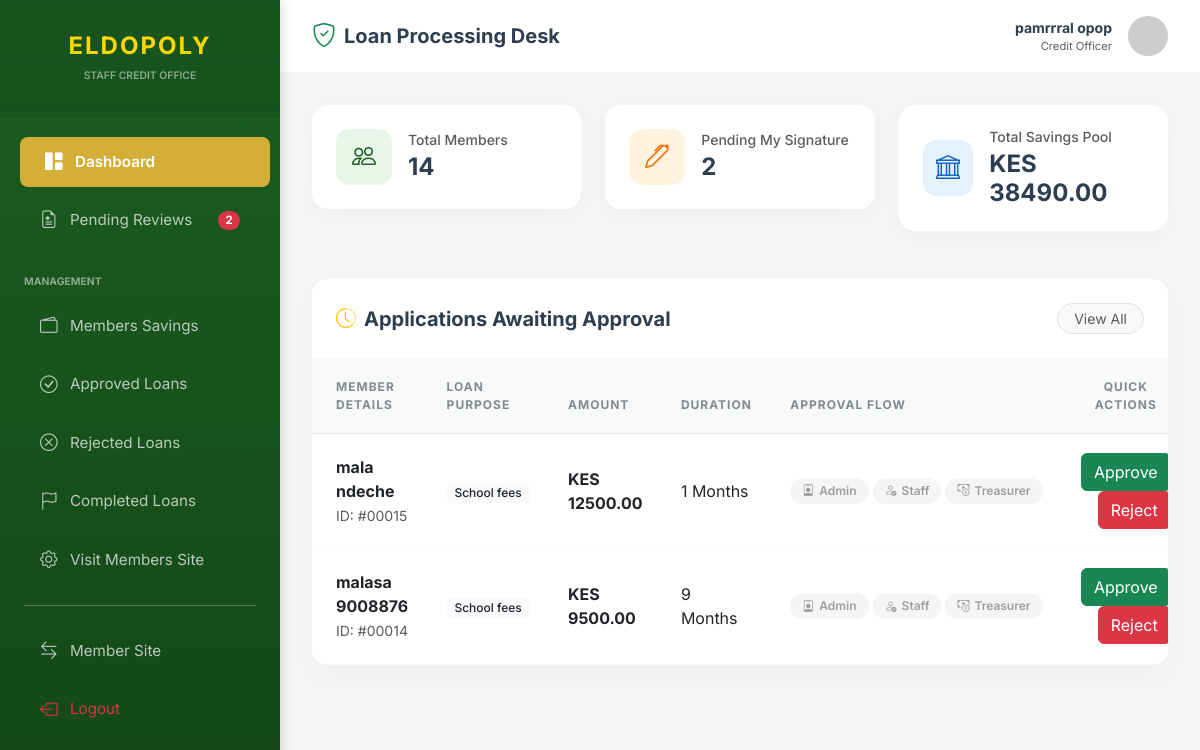
The page /staff_dashboard (signed in) on the database its author committed.
### Users/models.py (models this page shows, shortened)
class CustomUser(AbstractUser):
    USER_TYPE_CHOICES = (
        ('1', 'Admin'),
        ('2', 'Staff'),
        ('3', 'Treasurer'),
        ('4', 'Member'),
    )
    user_type = models.CharField(max_length=10, choices=USER_TYPE_CHOICES, default='4')
    email = models.EmailField(unique=True)
    is_verified = models.BooleanField(default=False)
    otp = models.CharField(max_length=6, blank=True, null=True)

class Profile(models.Model):
    GENDER_CHOICES = (
        ('M', 'Male'),
        ('F', 'Female'),
        ('O', 'Other'),
    )
    user = models.OneToOneField(CustomUser, on_delete=models.CASCADE)
    phone_number = models.CharField(
        max_length=12,
        validators=[validate_kenyan_phone]
    )
    id_number = models.CharField(max_length=20)
    membership_number = models.CharField(max_length=20, unique=True, null=True)
    pf_number = models.CharField(
        max_length=20,
        unique=True,
        null=True,
        validators=[validate_pf_number] # Add validator here
    )
    gender = models.CharField(max_length=1, choices=GENDER_CHOICES)
    address = models.CharField(max_length=255, blank=True, null=True)
    date_joined = models.DateField(auto_now_add=True)
    profile_picture = models.ImageField(upload_to='profiles/', blank=True, null=True)
    created_at = models.DateTimeField(auto_now_add=True)
    updated_at = models.DateTimeField(auto_now=True)

### home/models.py (models this page shows, shortened)
class Loan(models.Model):
    STATUS = (
    ('pending', 'Pending'),
    ('approved', 'Approved'),
    ('partially_approved', 'Partially Approved'),
    ('disbursed', 'Disbursed'),
    ('defaulted', 'Defaulted'),
    ('completed', 'Completed'),
    ('rejected', 'Rejected'),
)
    member = models.ForeignKey(Profile, on_delete=models.CASCADE,related_name="member_loans")
    purpose = models.ForeignKey(LoanPurpose, on_delete=models.SET_NULL, null=True)
    amount = models.DecimalField(max_digits=10, decimal_places=2)
    Othes_Guarantor = models.CharField(max_length=56,blank=True,null=True)
    interest_rate = models.DecimalField(max_digits=10, decimal_places=2, default=Decimal('12.00'))  # Default interest rate of 12%
    insurance= models.DecimalField(max_digits=10,decimal_places=2 , null=True, blank=True)
    duration_months = models.IntegerField(
        validators=[MinValueValidator(1),
                    MaxValueValidator(48)])
    status = models.CharField(max_length=20, choices=STATUS, default='pending')
    admin_approved = models.BooleanField(default=False)
    staff_approved = models.BooleanField(default=False)
    treasurer_approved = models.BooleanField(default=False)
    application_date = models.DateTimeField(auto_now_add=True)
    approval_date = models.DateTimeField(null=True, blank=True)
    is_disbursed = models.BooleanField(default=False)
    disbursed_at = models.DateTimeField(null=True, blank=True)

class LoanPurpose(models.Model):
    name = models.CharField(max_length=200)

### home/views.py (the view)
@login_required
@role_required(allowed_roles=['2', '4'])  # Staff and Admin
def staff_dashboard(request):
    if not request.user.is_authenticated:
        return redirect('login')  # redundant with @login_required but safe
    if request.user.user_type != '2' and not request.user.is_superuser:
        return redirect('access_denied')  # Redirect to an access denied page or show message
    pending_loans = Loan.objects.filter(
        staff_approved=False,
        status__in=['pending', 'partially_approved']
    ).order_by('-application_date')
    total_savings_pool = MonthlyContribution.objects.aggregate(Sum('amount'))['amount__sum'] or 0
    total_members = Profile.objects.count()
    total_interest_earned = LoanRepaymentSchedule.objects.filter(is_paid=True).aggregate(Sum('amount_due'))['amount_due__sum'] or 0
    context = {
        'pending_loans': pending_loans,
        'total_savings_pool': total_savings_pool,
        'total_members': total_members,
        'total_interest_earned': total_interest_earned,
    }
    return render(request, 'stf.html', context)

### home/pamision.py (called while the page is built)
def role_required(allowed_roles=[]):
    def decorator(view_func):
        @wraps(view_func)
        def _wrapped_view(request, *args, **kwargs):
            if not request.user.is_authenticated:
                return redirect('login')
            if request.user.is_superuser:
                return view_func(request, *args, **kwargs)
            user_role = getattr(request.user, 'user_type', None)
            if user_role in allowed_roles:
                return view_func(request, *args, **kwargs)
            messages.error(request, "You do not have permission to access this page.")
            return redirect('access_denied') # Or your home page
        return _wrapped_view
    return decorator

### home/templates/stf.html (shortened to what this page needs)
{% load static %}
<!DOCTYPE html>
<html lang="en">
<head>
<link href="https://cdn.jsdelivr.net/npm/bootstrap@5.3.0/dist/css/bootstrap.min.css" rel="stylesheet">
<link rel="stylesheet" href="https://cdnjs.cloudflare.com/ajax/libs/font-awesome/6.4.0/css/all.min.css">
<link rel="stylesheet" href="https://cdn.jsdelivr.net/npm/bootstrap-icons@1.11.0/font/bootstrap-icons.css">
</head>
<body>
<div class="admin-sidebar" id="adminSidebar">
    <div class="brand-section mb-3">
        <h4 class="fw-bold mb-0" style="color: var(--admin-yellow); letter-spacing: 2px;">ELDOPOLY</h4>
        <small class="text-white-50 text-uppercase fw-semibold" style="font-size: 0.65rem;">Staff Credit Office</small>
    </div>
    <nav class="nav flex-column">
        <a class="nav-link-side active" href="{% url 'staff_dashboard' %}"><i class="bi bi-grid-1x2-fill"></i> Dashboard</a>
        <a class="nav-link-side" href="{% url 'pending_loans' %}"><i class="bi bi-file-earmark-medical"></i> Pending Reviews
            <span class="badge rounded-pill bg-danger ms-auto">{{ pending_loans.count }}</span>
        </a>
        <div class="px-4 py-2 mt-3 small text-white-50 text-uppercase fw-bold" style="font-size: 0.65rem;">Management</div>
        <a href="{% url 'all_savings' %}" class="nav-link-side"><i class="bi bi-wallet2"></i> Members Savings</a>
        <a href="{% url 'approved_loans' %}" class="nav-link-side"><i class="bi bi-check-circle"></i> Approved Loans</a>
        <a href="{% url 'rejected_loans' %}" class="nav-link-side"><i class="bi bi-x-circle"></i> Rejected Loans</a>
        <a href="{% url 'Completed_loans' %}" class="nav-link-side"><i class="bi bi-flag"></i> Completed Loans</a>
        <a href="{% url 'member_dashboard' %}" class="nav-link-side"><i class="bi bi-gear"></i> Visit Members Site</a>
        <hr class="mx-4 opacity-10">
        <a href="{% url 'member_dashboard' %}" class="nav-link-side"><i class="bi bi-arrow-left-right"></i> Member Site</a>
        <a class="nav-link-side text-danger" href="{% url 'Logout' %}"><i class="bi bi-box-arrow-left"></i> Logout</a>
    </nav>
</div>
<div class="top-navbar">
    <div class="d-flex align-items-center">
        <i class="bi bi-shield-check text-success fs-4 me-2"></i>
        <h5 class="fw-bold mb-0">Loan Processing Desk</h5>
    </div>
    <div class="d-flex align-items-center">
        <div class="text-end me-3">
            <div class="fw-bold small">{{ user.get_full_name|default:user.username }}</div>
            <div class="text-muted" style="font-size: 0.7rem;">Credit Officer</div>
        </div>
        <img src="https://ui-avatars.com/api/?name={{ user.username }}&background=1B5E20&color=fff" class="rounded-circle" width="40" alt="avatar">
    </div>
</div>
<div class="content-wrapper">
    <div class="row g-4 mb-5">
        <div class="col-md-4">
            <div class="summary-card d-flex align-items-center">
                <div class="card-icon"><i class="bi bi-people"></i></div>
                <div class="ms-3">
                    <h6 class="text-muted small mb-1">Total Members</h6>
                    <h4 class="fw-bold mb-0">{{ total_members }}</h4>
                </div>
            </div>
        </div>
        <div class="col-md-4">
            <div class="summary-card d-flex align-items-center">
                <div class="card-icon" style="background: #fff3e0; color: #ef6c00;"><i class="bi bi-pen"></i></div>
                <div class="ms-3">
                    <h6 class="text-muted small mb-1">Pending My Signature</h6>
                    <h4 class="fw-bold mb-0">{{ pending_loans.count }}</h4>
                </div>
            </div>
        </div>
        <div class="col-md-4">
            <div class="summary-card d-flex align-items-center">
                <div class="card-icon" style="background: #e3f2fd; color: #1565c0;"><i class="bi bi-bank"></i></div>
                <div class="ms-3">
                    <h6 class="text-muted small mb-1">Total Savings Pool</h6>
                    <h4 class="fw-bold mb-0">KES {{ total_savings_pool|floatformat:2 }}</h4>
                </div>
            </div>
        </div>
    </div>
    <div class="data-table-card">
        <div class="p-4 bg-white d-flex justify-content-between align-items-center">
            <h5 class="fw-bold mb-0"><i class="bi bi-clock-history me-2 text-warning"></i>Applications Awaiting Approval</h5>
            <button class="btn btn-sm btn-light border text-muted px-3 rounded-pill">View All</button>
        </div>
        <div class="table-responsive">
            <table class="table align-middle mb-0">
                <thead>
                    <tr>
                        <th class="ps-4">Member Details</th>
                        <th>Loan Purpose</th>
                        <th>Amount</th>
                        <th>Duration</th>
                        <th>Approval Flow</th>
                        <th class="text-center">Quick Actions</th>
                    </tr>
                </thead>
                <tbody>
                    {% for loan in pending_loans %}
                    <tr>
                        <td class="ps-4">
                            <div class="fw-bold">{{ loan.member.user.get_full_name|default:loan.member.user.username }}</div>
                            <small class="text-muted">ID: #{{ loan.id|stringformat:"05d" }}</small>
                        </td>
                        <td><span class="badge bg-light text-dark fw-medium">{{ loan.purpose.name }}</span></td>
                        <td><span class="fw-bold">KES {{ loan.amount|floatformat:2 }}</span></td>
                        <td>{{ loan.duration_months }} Months</td>
                        <td>
                            <div class="d-flex gap-1">
                                <span class="progress-pill {% if loan.admin_approved %}pill-done{% else %}pill-wait{% endif %}"><i class="bi bi-person-badge"></i> Admin</span>
                                <span class="progress-pill {% if loan.staff_approved %}pill-done{% else %}pill-wait{% endif %}"><i class="bi bi-person-check"></i> Staff</span>
                                <span class="progress-pill {% if loan.treasurer_approved %}pill-done{% else %}pill-wait{% endif %}"><i class="bi bi-cash-coin"></i> Treasurer</span>
                            </div>
                        </td>
                        <td class="text-end">
                            <a href="{% url 'approve_loan' loan.id %}" class="btn btn-success">Approve</a>
                            <a href="{% url 'reject_loan' loan.id %}" class="btn btn-danger">Reject</a>
                        </td>
                    </tr>
                    {% endfor %}
                </tbody>
            </table>
        </div>
    </div>
</div>
</body>
</html>

### home/templates/stf.html (style rules this page uses)
:root { --admin-green: #1B5E20; --sidebar-dark: #144718; --admin-gold: #D4AF37; --admin-yellow: #FFD700; --sidebar-width: 280px; --soft-bg: #f4f7f6; }
body { background: var(--soft-bg); font-family: 'Inter', sans-serif; color: #2c3e50; margin: 0; }
.admin-sidebar { width: var(--sidebar-width); height: 100vh; position: fixed; top: 0; left: 0; background: linear-gradient(180deg, var(--admin-green) 0%, var(--sidebar-dark) 100%); color: white; z-index: 1000; box-shadow: 4px 0 10px rgba(0,0,0,0.1); transition: all 0.3s ease; overflow-y: auto; }
.brand-section { padding: 2rem 1.5rem; background: rgba(0,0,0,0.1); text-align: center; }
.nav-link-side { color: rgba(255,255,255,0.7); padding: 12px 25px; text-decoration: none; transition: all 0.3s; display: flex; align-items: center; font-size: 0.95rem; border-radius: 8px; margin: 4px 15px; }
.nav-link-side i { font-size: 1.1rem; width: 30px; }
.nav-link-side:hover, .nav-link-side.active { background: rgba(255,255,255,0.15); color: var(--admin-yellow); transform: translateX(5px); }
.nav-link-side.active { background: var(--admin-gold); color: white; font-weight: 600; }
.top-navbar { margin-left: var(--sidebar-width); background: white; padding: 1rem 2rem; border-bottom: 1px solid #eef2f6; display: flex; justify-content: space-between; align-items: center; transition: margin-left 0.3s; }
.content-wrapper { margin-left: var(--sidebar-width); padding: 2rem; transition: margin-left 0.3s; }
.summary-card { border: none; border-radius: 16px; padding: 1.5rem; transition: transform 0.3s; background: white; box-shadow: 0 4px 20px rgba(0,0,0,0.04); }
.card-icon { width: 56px; height: 56px; background: #e8f5e9; color: var(--admin-green); border-radius: 14px; display: flex; align-items: center; justify-content: center; font-size: 1.5rem; }
.data-table-card { border: none; border-radius: 16px; overflow: hidden; background: white; box-shadow: 0 10px 30px rgba(0,0,0,0.03); }
.table thead th { background: #f8f9fa; text-transform: uppercase; font-size: 0.75rem; letter-spacing: 1px; font-weight: 700; color: #7f8c8d; padding: 1.2rem; border-bottom: 1px solid #eee; }
.table tbody td { padding: 1.2rem; border-bottom: 1px solid #f8f9fa; }
.progress-pill { padding: 4px 12px; border-radius: 20px; font-size: 0.75rem; font-weight: 600; display: inline-flex; align-items: center; gap: 5px; }
.pill-wait { background: #f5f5f5; color: #9e9e9e; }

### rows shown on the page
CustomUser: get_full_name "pamrrral opop"
Loan: member.user.get_full_name "mala ndeche", id "00015", purpose.name "School fees", amount "12500.00", duration_months "1"
Loan: member.user.get_full_name "malasa 9008876", id "00014", purpose.name "School fees", amount "9500.00", duration_months "9"

### other values the page prints
{{ pending_loans.count }} "2"
{{ total_members }} "14"
{{ total_savings_pool|floatformat:2 }} "38490.00"
